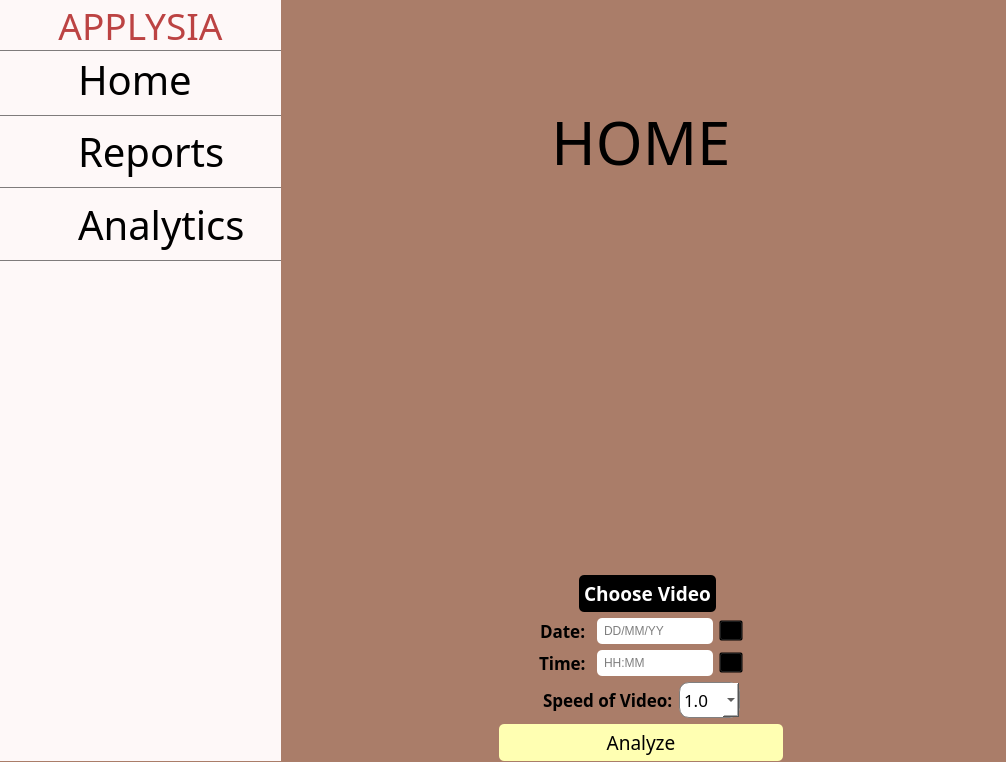
<?xml version="1.0" encoding="UTF-8"?>
<ui version="4.0">
 <class>MainWindow</class>
 <widget class="QMainWindow" name="MainWindow">
  <property name="geometry">
   <rect>
    <x>0</x>
    <y>0</y>
    <width>1006</width>
    <height>762</height>
   </rect>
  </property>
  <property name="sizePolicy">
   <sizepolicy hsizetype="Maximum" vsizetype="MinimumExpanding">
    <horstretch>0</horstretch>
    <verstretch>0</verstretch>
   </sizepolicy>
  </property>
  <property name="palette">
   <palette>
    <active>
     <colorrole role="WindowText">
      <brush brushstyle="SolidPattern">
       <color alpha="255">
        <red>0</red>
        <green>0</green>
        <blue>0</blue>
       </color>
      </brush>
     </colorrole>
     <colorrole role="Button">
      <brush brushstyle="SolidPattern">
       <color alpha="255">
        <red>170</red>
        <green>125</green>
        <blue>105</blue>
       </color>
      </brush>
     </colorrole>
     <colorrole role="Light">
      <brush brushstyle="SolidPattern">
       <color alpha="255">
        <red>255</red>
        <green>188</green>
        <blue>158</blue>
       </color>
      </brush>
     </colorrole>
     <colorrole role="Midlight">
      <brush brushstyle="SolidPattern">
       <color alpha="255">
        <red>212</red>
        <green>156</green>
        <blue>131</blue>
       </color>
      </brush>
     </colorrole>
     <colorrole role="Dark">
      <brush brushstyle="SolidPattern">
       <color alpha="255">
        <red>85</red>
        <green>62</green>
        <blue>52</blue>
       </color>
      </brush>
     </colorrole>
     <colorrole role="Mid">
      <brush brushstyle="SolidPattern">
       <color alpha="255">
        <red>113</red>
        <green>83</green>
        <blue>70</blue>
       </color>
      </brush>
     </colorrole>
     <colorrole role="Text">
      <brush brushstyle="SolidPattern">
       <color alpha="255">
        <red>0</red>
        <green>0</green>
        <blue>0</blue>
       </color>
      </brush>
     </colorrole>
     <colorrole role="BrightText">
      <brush brushstyle="SolidPattern">
       <color alpha="255">
        <red>255</red>
        <green>255</green>
        <blue>255</blue>
       </color>
      </brush>
     </colorrole>
     <colorrole role="ButtonText">
      <brush brushstyle="SolidPattern">
       <color alpha="255">
        <red>0</red>
        <green>0</green>
        <blue>0</blue>
       </color>
      </brush>
     </colorrole>
     <colorrole role="Base">
      <brush brushstyle="SolidPattern">
       <color alpha="255">
        <red>255</red>
        <green>255</green>
        <blue>255</blue>
       </color>
      </brush>
     </colorrole>
     <colorrole role="Window">
      <brush brushstyle="SolidPattern">
       <color alpha="255">
        <red>170</red>
        <green>125</green>
        <blue>105</blue>
       </color>
      </brush>
     </colorrole>
     <colorrole role="Shadow">
      <brush brushstyle="SolidPattern">
       <color alpha="255">
        <red>0</red>
        <green>0</green>
        <blue>0</blue>
       </color>
      </brush>
     </colorrole>
     <colorrole role="AlternateBase">
      <brush brushstyle="SolidPattern">
       <color alpha="255">
        <red>212</red>
        <green>190</green>
        <blue>180</blue>
       </color>
      </brush>
     </colorrole>
     <colorrole role="ToolTipBase">
      <brush brushstyle="SolidPattern">
       <color alpha="255">
        <red>255</red>
        <green>255</green>
        <blue>220</blue>
       </color>
      </brush>
     </colorrole>
     <colorrole role="ToolTipText">
      <brush brushstyle="SolidPattern">
       <color alpha="255">
        <red>0</red>
        <green>0</green>
        <blue>0</blue>
       </color>
      </brush>
     </colorrole>
     <colorrole role="PlaceholderText">
      <brush brushstyle="SolidPattern">
       <color alpha="128">
        <red>0</red>
        <green>0</green>
        <blue>0</blue>
       </color>
      </brush>
     </colorrole>
    </active>
    <inactive>
     <colorrole role="WindowText">
      <brush brushstyle="SolidPattern">
       <color alpha="255">
        <red>0</red>
        <green>0</green>
        <blue>0</blue>
       </color>
      </brush>
     </colorrole>
     <colorrole role="Button">
      <brush brushstyle="SolidPattern">
       <color alpha="255">
        <red>170</red>
        <green>125</green>
        <blue>105</blue>
       </color>
      </brush>
     </colorrole>
     <colorrole role="Light">
      <brush brushstyle="SolidPattern">
       <color alpha="255">
        <red>255</red>
        <green>188</green>
        <blue>158</blue>
       </color>
      </brush>
     </colorrole>
     <colorrole role="Midlight">
      <brush brushstyle="SolidPattern">
       <color alpha="255">
        <red>212</red>
        <green>156</green>
        <blue>131</blue>
       </color>
      </brush>
     </colorrole>
     <colorrole role="Dark">
      <brush brushstyle="SolidPattern">
       <color alpha="255">
        <red>85</red>
        <green>62</green>
        <blue>52</blue>
       </color>
      </brush>
     </colorrole>
     <colorrole role="Mid">
      <brush brushstyle="SolidPattern">
       <color alpha="255">
        <red>113</red>
        <green>83</green>
        <blue>70</blue>
       </color>
      </brush>
     </colorrole>
     <colorrole role="Text">
      <brush brushstyle="SolidPattern">
       <color alpha="255">
        <red>0</red>
        <green>0</green>
        <blue>0</blue>
       </color>
      </brush>
     </colorrole>
     <colorrole role="BrightText">
      <brush brushstyle="SolidPattern">
       <color alpha="255">
        <red>255</red>
        <green>255</green>
        <blue>255</blue>
       </color>
      </brush>
     </colorrole>
     <colorrole role="ButtonText">
      <brush brushstyle="SolidPattern">
       <color alpha="255">
        <red>0</red>
        <green>0</green>
        <blue>0</blue>
       </color>
      </brush>
     </colorrole>
     <colorrole role="Base">
      <brush brushstyle="SolidPattern">
       <color alpha="255">
        <red>255</red>
        <green>255</green>
        <blue>255</blue>
       </color>
      </brush>
     </colorrole>
     <colorrole role="Window">
      <brush brushstyle="SolidPattern">
       <color alpha="255">
        <red>170</red>
        <green>125</green>
        <blue>105</blue>
       </color>
      </brush>
     </colorrole>
     <colorrole role="Shadow">
      <brush brushstyle="SolidPattern">
       <color alpha="255">
        <red>0</red>
        <green>0</green>
        <blue>0</blue>
       </color>
      </brush>
     </colorrole>
     <colorrole role="AlternateBase">
      <brush brushstyle="SolidPattern">
       <color alpha="255">
        <red>212</red>
        <green>190</green>
        <blue>180</blue>
       </color>
      </brush>
     </colorrole>
     <colorrole role="ToolTipBase">
      <brush brushstyle="SolidPattern">
       <color alpha="255">
        <red>255</red>
        <green>255</green>
        <blue>220</blue>
       </color>
      </brush>
     </colorrole>
     <colorrole role="ToolTipText">
      <brush brushstyle="SolidPattern">
       <color alpha="255">
        <red>0</red>
        <green>0</green>
        <blue>0</blue>
       </color>
      </brush>
     </colorrole>
     <colorrole role="PlaceholderText">
      <brush brushstyle="SolidPattern">
       <color alpha="128">
        <red>0</red>
        <green>0</green>
        <blue>0</blue>
       </color>
      </brush>
     </colorrole>
    </inactive>
    <disabled>
     <colorrole role="WindowText">
      <brush brushstyle="SolidPattern">
       <color alpha="255">
        <red>85</red>
        <green>62</green>
        <blue>52</blue>
       </color>
      </brush>
     </colorrole>
     <colorrole role="Button">
      <brush brushstyle="SolidPattern">
       <color alpha="255">
        <red>170</red>
        <green>125</green>
        <blue>105</blue>
       </color>
      </brush>
     </colorrole>
     <colorrole role="Light">
      <brush brushstyle="SolidPattern">
       <color alpha="255">
        <red>255</red>
        <green>188</green>
        <blue>158</blue>
       </color>
      </brush>
     </colorrole>
     <colorrole role="Midlight">
      <brush brushstyle="SolidPattern">
       <color alpha="255">
        <red>212</red>
        <green>156</green>
        <blue>131</blue>
       </color>
      </brush>
     </colorrole>
     <colorrole role="Dark">
      <brush brushstyle="SolidPattern">
       <color alpha="255">
        <red>85</red>
        <green>62</green>
        <blue>52</blue>
       </color>
      </brush>
     </colorrole>
     <colorrole role="Mid">
      <brush brushstyle="SolidPattern">
       <color alpha="255">
        <red>113</red>
        <green>83</green>
        <blue>70</blue>
       </color>
      </brush>
     </colorrole>
     <colorrole role="Text">
      <brush brushstyle="SolidPattern">
       <color alpha="255">
        <red>85</red>
        <green>62</green>
        <blue>52</blue>
       </color>
      </brush>
     </colorrole>
     <colorrole role="BrightText">
      <brush brushstyle="SolidPattern">
       <color alpha="255">
        <red>255</red>
        <green>255</green>
        <blue>255</blue>
       </color>
      </brush>
     </colorrole>
     <colorrole role="ButtonText">
      <brush brushstyle="SolidPattern">
       <color alpha="255">
        <red>85</red>
        <green>62</green>
        <blue>52</blue>
       </color>
      </brush>
     </colorrole>
     <colorrole role="Base">
      <brush brushstyle="SolidPattern">
       <color alpha="255">
        <red>170</red>
        <green>125</green>
        <blue>105</blue>
       </color>
      </brush>
     </colorrole>
     <colorrole role="Window">
      <brush brushstyle="SolidPattern">
       <color alpha="255">
        <red>170</red>
        <green>125</green>
        <blue>105</blue>
       </color>
      </brush>
     </colorrole>
     <colorrole role="Shadow">
      <brush brushstyle="SolidPattern">
       <color alpha="255">
        <red>0</red>
        <green>0</green>
        <blue>0</blue>
       </color>
      </brush>
     </colorrole>
     <colorrole role="AlternateBase">
      <brush brushstyle="SolidPattern">
       <color alpha="255">
        <red>170</red>
        <green>125</green>
        <blue>105</blue>
       </color>
      </brush>
     </colorrole>
     <colorrole role="ToolTipBase">
      <brush brushstyle="SolidPattern">
       <color alpha="255">
        <red>255</red>
        <green>255</green>
        <blue>220</blue>
       </color>
      </brush>
     </colorrole>
     <colorrole role="ToolTipText">
      <brush brushstyle="SolidPattern">
       <color alpha="255">
        <red>0</red>
        <green>0</green>
        <blue>0</blue>
       </color>
      </brush>
     </colorrole>
     <colorrole role="PlaceholderText">
      <brush brushstyle="SolidPattern">
       <color alpha="128">
        <red>0</red>
        <green>0</green>
        <blue>0</blue>
       </color>
      </brush>
     </colorrole>
    </disabled>
   </palette>
  </property>
  <property name="font">
   <font>
    <kerning>true</kerning>
   </font>
  </property>
  <property name="contextMenuPolicy">
   <enum>Qt::DefaultContextMenu</enum>
  </property>
  <property name="acceptDrops">
   <bool>false</bool>
  </property>
  <property name="windowTitle">
   <string>APPLYSIA</string>
  </property>
  <property name="documentMode">
   <bool>false</bool>
  </property>
  <property name="tabShape">
   <enum>QTabWidget::Rounded</enum>
  </property>
  <property name="dockNestingEnabled">
   <bool>false</bool>
  </property>
  <property name="unifiedTitleAndToolBarOnMac">
   <bool>false</bool>
  </property>
  <widget class="QWidget" name="centralwidget">
   <widget class="QWidget" name="Menu" native="true">
    <property name="geometry">
     <rect>
      <x>0</x>
      <y>0</y>
      <width>281</width>
      <height>761</height>
     </rect>
    </property>
    <property name="styleSheet">
     <string notr="true">background-color: #FEF8F8;</string>
    </property>
    <layout class="QVBoxLayout" name="verticalLayout">
     <property name="spacing">
      <number>0</number>
     </property>
     <property name="leftMargin">
      <number>0</number>
     </property>
     <property name="rightMargin">
      <number>0</number>
     </property>
     <item>
      <widget class="QLabel" name="APPLYSIA_LABEL">
       <property name="sizePolicy">
        <sizepolicy hsizetype="Minimum" vsizetype="Fixed">
         <horstretch>0</horstretch>
         <verstretch>0</verstretch>
        </sizepolicy>
       </property>
       <property name="palette">
        <palette>
         <active>
          <colorrole role="WindowText">
           <brush brushstyle="SolidPattern">
            <color alpha="255">
             <red>188</red>
             <green>67</green>
             <blue>67</blue>
            </color>
           </brush>
          </colorrole>
          <colorrole role="Button">
           <brush brushstyle="SolidPattern">
            <color alpha="255">
             <red>254</red>
             <green>248</green>
             <blue>248</blue>
            </color>
           </brush>
          </colorrole>
          <colorrole role="Text">
           <brush brushstyle="SolidPattern">
            <color alpha="255">
             <red>188</red>
             <green>67</green>
             <blue>67</blue>
            </color>
           </brush>
          </colorrole>
          <colorrole role="Base">
           <brush brushstyle="SolidPattern">
            <color alpha="255">
             <red>254</red>
             <green>248</green>
             <blue>248</blue>
            </color>
           </brush>
          </colorrole>
          <colorrole role="Window">
           <brush brushstyle="SolidPattern">
            <color alpha="255">
             <red>254</red>
             <green>248</green>
             <blue>248</blue>
            </color>
           </brush>
          </colorrole>
          <colorrole role="PlaceholderText">
           <brush brushstyle="NoBrush">
            <color alpha="128">
             <red>188</red>
             <green>67</green>
             <blue>67</blue>
            </color>
           </brush>
          </colorrole>
         </active>
         <inactive>
          <colorrole role="WindowText">
           <brush brushstyle="SolidPattern">
            <color alpha="255">
             <red>188</red>
             <green>67</green>
             <blue>67</blue>
            </color>
           </brush>
          </colorrole>
          <colorrole role="Button">
           <brush brushstyle="SolidPattern">
            <color alpha="255">
             <red>254</red>
             <green>248</green>
             <blue>248</blue>
            </color>
           </brush>
          </colorrole>
          <colorrole role="Text">
           <brush brushstyle="SolidPattern">
            <color alpha="255">
             <red>188</red>
             <green>67</green>
             <blue>67</blue>
            </color>
           </brush>
          </colorrole>
          <colorrole role="Base">
           <brush brushstyle="SolidPattern">
            <color alpha="255">
             <red>254</red>
             <green>248</green>
             <blue>248</blue>
            </color>
           </brush>
          </colorrole>
          <colorrole role="Window">
           <brush brushstyle="SolidPattern">
            <color alpha="255">
             <red>254</red>
             <green>248</green>
             <blue>248</blue>
            </color>
           </brush>
          </colorrole>
          <colorrole role="PlaceholderText">
           <brush brushstyle="NoBrush">
            <color alpha="128">
             <red>188</red>
             <green>67</green>
             <blue>67</blue>
            </color>
           </brush>
          </colorrole>
         </inactive>
         <disabled>
          <colorrole role="WindowText">
           <brush brushstyle="SolidPattern">
            <color alpha="255">
             <red>85</red>
             <green>62</green>
             <blue>52</blue>
            </color>
           </brush>
          </colorrole>
          <colorrole role="Button">
           <brush brushstyle="SolidPattern">
            <color alpha="255">
             <red>254</red>
             <green>248</green>
             <blue>248</blue>
            </color>
           </brush>
          </colorrole>
          <colorrole role="Text">
           <brush brushstyle="SolidPattern">
            <color alpha="255">
             <red>85</red>
             <green>62</green>
             <blue>52</blue>
            </color>
           </brush>
          </colorrole>
          <colorrole role="Base">
           <brush brushstyle="SolidPattern">
            <color alpha="255">
             <red>254</red>
             <green>248</green>
             <blue>248</blue>
            </color>
           </brush>
          </colorrole>
          <colorrole role="Window">
           <brush brushstyle="SolidPattern">
            <color alpha="255">
             <red>254</red>
             <green>248</green>
             <blue>248</blue>
            </color>
           </brush>
          </colorrole>
          <colorrole role="PlaceholderText">
           <brush brushstyle="NoBrush">
            <color alpha="128">
             <red>188</red>
             <green>67</green>
             <blue>67</blue>
            </color>
           </brush>
          </colorrole>
         </disabled>
        </palette>
       </property>
       <property name="font">
        <font>
         <family>Impact</family>
         <pointsize>28</pointsize>
         <weight>50</weight>
         <italic>false</italic>
         <bold>false</bold>
         <underline>false</underline>
         <strikeout>false</strikeout>
         <kerning>true</kerning>
        </font>
       </property>
       <property name="styleSheet">
        <string notr="true">border-bottom: 1px solid rgba(0, 0, 0, 50%);</string>
       </property>
       <property name="frameShadow">
        <enum>QFrame::Plain</enum>
       </property>
       <property name="text">
        <string>APPLYSIA</string>
       </property>
       <property name="textFormat">
        <enum>Qt::AutoText</enum>
       </property>
       <property name="alignment">
        <set>Qt::AlignHCenter|Qt::AlignTop</set>
       </property>
       <property name="margin">
        <number>5</number>
       </property>
      </widget>
     </item>
     <item>
      <widget class="QFrame" name="HomeSlot">
       <property name="styleSheet">
        <string notr="true">QFrame{border-bottom: 1px solid rgba(0, 0, 0, 50%);}
QFrame:hover{background-color : rgb(156, 156, 156)}
QLabel{background-color: transparent;}</string>
       </property>
       <layout class="QHBoxLayout" name="horizontalLayout">
        <property name="spacing">
         <number>20</number>
        </property>
        <property name="sizeConstraint">
         <enum>QLayout::SetDefaultConstraint</enum>
        </property>
        <property name="leftMargin">
         <number>8</number>
        </property>
        <property name="topMargin">
         <number>1</number>
        </property>
        <item>
         <widget class="QLabel" name="HomeIcon">
          <property name="maximumSize">
           <size>
            <width>50</width>
            <height>50</height>
           </size>
          </property>
          <property name="styleSheet">
           <string notr="true">border-bottom: 0px;</string>
          </property>
          <property name="text">
           <string/>
          </property>
          <property name="pixmap">
           <pixmap>Applysia/icons/home_icon.png</pixmap>
          </property>
          <property name="scaledContents">
           <bool>true</bool>
          </property>
          <property name="margin">
           <number>0</number>
          </property>
          <property name="indent">
           <number>0</number>
          </property>
         </widget>
        </item>
        <item>
         <widget class="QLabel" name="HomeLabel">
          <property name="font">
           <font>
            <family>Impact</family>
            <pointsize>30</pointsize>
            <weight>50</weight>
            <bold>false</bold>
           </font>
          </property>
          <property name="styleSheet">
           <string notr="true">border-bottom: 0px;</string>
          </property>
          <property name="text">
           <string>Home</string>
          </property>
          <property name="margin">
           <number>0</number>
          </property>
         </widget>
        </item>
       </layout>
      </widget>
     </item>
     <item>
      <widget class="QFrame" name="ReportsSlot">
       <property name="styleSheet">
        <string notr="true">QFrame{border-bottom: 1px solid rgba(0, 0, 0, 50%);}
QFrame:hover{background-color : rgb(156, 156, 156)}
QLabel{background-color: transparent;}</string>
       </property>
       <layout class="QHBoxLayout" name="horizontalLayout_2">
        <property name="spacing">
         <number>20</number>
        </property>
        <property name="sizeConstraint">
         <enum>QLayout::SetDefaultConstraint</enum>
        </property>
        <property name="leftMargin">
         <number>8</number>
        </property>
        <property name="topMargin">
         <number>8</number>
        </property>
        <item>
         <widget class="QLabel" name="ReportIcon">
          <property name="maximumSize">
           <size>
            <width>50</width>
            <height>50</height>
           </size>
          </property>
          <property name="font">
           <font>
            <pointsize>16</pointsize>
           </font>
          </property>
          <property name="styleSheet">
           <string notr="true">border-bottom: 0px;</string>
          </property>
          <property name="text">
           <string/>
          </property>
          <property name="pixmap">
           <pixmap>Applysia/icons/report_icon.png</pixmap>
          </property>
          <property name="scaledContents">
           <bool>true</bool>
          </property>
          <property name="margin">
           <number>0</number>
          </property>
          <property name="indent">
           <number>0</number>
          </property>
         </widget>
        </item>
        <item>
         <widget class="QLabel" name="ReportLabel">
          <property name="font">
           <font>
            <family>Impact</family>
            <pointsize>30</pointsize>
            <weight>50</weight>
            <bold>false</bold>
           </font>
          </property>
          <property name="styleSheet">
           <string notr="true">border-bottom: 0px;</string>
          </property>
          <property name="text">
           <string>Reports</string>
          </property>
          <property name="margin">
           <number>0</number>
          </property>
         </widget>
        </item>
       </layout>
      </widget>
     </item>
     <item>
      <widget class="QFrame" name="AnalyticsSlot">
       <property name="styleSheet">
        <string notr="true">QFrame{border-bottom: 1px solid rgba(0, 0, 0, 50%);}
QFrame:hover{background-color : rgb(156, 156, 156)}
QLabel{background-color: transparent;}</string>
       </property>
       <layout class="QHBoxLayout" name="horizontalLayout_3">
        <property name="spacing">
         <number>20</number>
        </property>
        <property name="sizeConstraint">
         <enum>QLayout::SetDefaultConstraint</enum>
        </property>
        <property name="leftMargin">
         <number>8</number>
        </property>
        <item>
         <widget class="QLabel" name="AnalyticsIcon">
          <property name="maximumSize">
           <size>
            <width>50</width>
            <height>50</height>
           </size>
          </property>
          <property name="styleSheet">
           <string notr="true">border-bottom: 0px;</string>
          </property>
          <property name="text">
           <string/>
          </property>
          <property name="pixmap">
           <pixmap>Applysia/icons/analytics_icon.png</pixmap>
          </property>
          <property name="scaledContents">
           <bool>true</bool>
          </property>
          <property name="margin">
           <number>0</number>
          </property>
          <property name="indent">
           <number>0</number>
          </property>
         </widget>
        </item>
        <item>
         <widget class="QLabel" name="AnalyticsLabel">
          <property name="font">
           <font>
            <family>Impact</family>
            <pointsize>30</pointsize>
            <weight>50</weight>
            <bold>false</bold>
           </font>
          </property>
          <property name="styleSheet">
           <string notr="true">border-bottom: 0px;</string>
          </property>
          <property name="text">
           <string>Analytics</string>
          </property>
          <property name="margin">
           <number>0</number>
          </property>
         </widget>
        </item>
       </layout>
      </widget>
     </item>
     <item>
      <spacer name="MenuVerticalSpacer">
       <property name="orientation">
        <enum>Qt::Vertical</enum>
       </property>
       <property name="sizeHint" stdset="0">
        <size>
         <width>20</width>
         <height>40</height>
        </size>
       </property>
      </spacer>
     </item>
    </layout>
   </widget>
   <widget class="QWidget" name="horizontalLayoutWidget">
    <property name="geometry">
     <rect>
      <x>280</x>
      <y>0</y>
      <width>721</width>
      <height>761</height>
     </rect>
    </property>
    <layout class="QHBoxLayout" name="horizontalLayout_4">
     <item>
      <spacer name="horizontalSpacer_2">
       <property name="orientation">
        <enum>Qt::Horizontal</enum>
       </property>
       <property name="sizeHint" stdset="0">
        <size>
         <width>40</width>
         <height>20</height>
        </size>
       </property>
      </spacer>
     </item>
     <item>
      <layout class="QVBoxLayout" name="verticalLayout_2">
       <property name="leftMargin">
        <number>30</number>
       </property>
       <property name="rightMargin">
        <number>30</number>
       </property>
       <item>
        <widget class="QLabel" name="homeHeadline">
         <property name="font">
          <font>
           <family>Impact</family>
           <pointsize>45</pointsize>
           <kerning>true</kerning>
          </font>
         </property>
         <property name="text">
          <string>HOME</string>
         </property>
         <property name="alignment">
          <set>Qt::AlignCenter</set>
         </property>
        </widget>
       </item>
       <item>
        <widget class="QLabel" name="aplysiaCartoon">
         <property name="maximumSize">
          <size>
           <width>488</width>
           <height>302</height>
          </size>
         </property>
         <property name="styleSheet">
          <string notr="true"/>
         </property>
         <property name="text">
          <string/>
         </property>
         <property name="pixmap">
          <pixmap>aplysia.png</pixmap>
         </property>
         <property name="scaledContents">
          <bool>true</bool>
         </property>
         <property name="alignment">
          <set>Qt::AlignCenter</set>
         </property>
         <property name="wordWrap">
          <bool>false</bool>
         </property>
        </widget>
       </item>
       <item>
        <layout class="QHBoxLayout" name="horizontalLayout_5">
         <property name="spacing">
          <number>6</number>
         </property>
         <item>
          <spacer name="horizontalSpacer_9">
           <property name="orientation">
            <enum>Qt::Horizontal</enum>
           </property>
           <property name="sizeHint" stdset="0">
            <size>
             <width>40</width>
             <height>20</height>
            </size>
           </property>
          </spacer>
         </item>
         <item>
          <widget class="QLabel" name="videoIcon">
           <property name="maximumSize">
            <size>
             <width>50</width>
             <height>50</height>
            </size>
           </property>
           <property name="text">
            <string/>
           </property>
           <property name="pixmap">
            <pixmap>video_icon.png</pixmap>
           </property>
           <property name="scaledContents">
            <bool>true</bool>
           </property>
          </widget>
         </item>
         <item>
          <widget class="QPushButton" name="chooseVideoBtn">
           <property name="enabled">
            <bool>true</bool>
           </property>
           <property name="baseSize">
            <size>
             <width>100</width>
             <height>0</height>
            </size>
           </property>
           <property name="font">
            <font>
             <family>Ebrima</family>
             <pointsize>14</pointsize>
             <weight>75</weight>
             <italic>false</italic>
             <bold>true</bold>
             <kerning>true</kerning>
            </font>
           </property>
           <property name="styleSheet">
            <string notr="true">background-color: black;
color: white;
border-radius: 5px;
padding: 5px;</string>
           </property>
           <property name="text">
            <string>Choose Video</string>
           </property>
          </widget>
         </item>
         <item>
          <spacer name="horizontalSpacer_10">
           <property name="orientation">
            <enum>Qt::Horizontal</enum>
           </property>
           <property name="sizeHint" stdset="0">
            <size>
             <width>40</width>
             <height>20</height>
            </size>
           </property>
          </spacer>
         </item>
        </layout>
       </item>
       <item>
        <layout class="QHBoxLayout" name="horizontalLayout_6">
         <item>
          <spacer name="horizontalSpacer_7">
           <property name="orientation">
            <enum>Qt::Horizontal</enum>
           </property>
           <property name="sizeHint" stdset="0">
            <size>
             <width>40</width>
             <height>20</height>
            </size>
           </property>
          </spacer>
         </item>
         <item>
          <widget class="QLabel" name="dateLabel">
           <property name="font">
            <font>
             <family>Arial Black</family>
             <pointsize>13</pointsize>
             <weight>75</weight>
             <bold>true</bold>
             <kerning>true</kerning>
            </font>
           </property>
           <property name="text">
            <string>Date:</string>
           </property>
          </widget>
         </item>
         <item>
          <widget class="QLineEdit" name="DateTextEdit">
           <property name="styleSheet">
            <string notr="true">padding: 5px;
border-radius: 5px;
margin-left: 5px;</string>
           </property>
           <property name="text">
            <string/>
           </property>
           <property name="placeholderText">
            <string>DD/MM/YY</string>
           </property>
          </widget>
         </item>
         <item>
          <widget class="QToolButton" name="dateToolBtn">
           <property name="styleSheet">
            <string notr="true">background-color: transparent;</string>
           </property>
           <property name="text">
            <string>...</string>
           </property>
           <property name="icon">
            <iconset>
             <normaloff>date_icon.png</normaloff>date_icon.png</iconset>
           </property>
           <property name="iconSize">
            <size>
             <width>50</width>
             <height>50</height>
            </size>
           </property>
          </widget>
         </item>
         <item>
          <spacer name="horizontalSpacer_8">
           <property name="orientation">
            <enum>Qt::Horizontal</enum>
           </property>
           <property name="sizeHint" stdset="0">
            <size>
             <width>40</width>
             <height>20</height>
            </size>
           </property>
          </spacer>
         </item>
        </layout>
       </item>
       <item>
        <layout class="QHBoxLayout" name="horizontalLayout_7">
         <item>
          <spacer name="horizontalSpacer_5">
           <property name="orientation">
            <enum>Qt::Horizontal</enum>
           </property>
           <property name="sizeHint" stdset="0">
            <size>
             <width>40</width>
             <height>20</height>
            </size>
           </property>
          </spacer>
         </item>
         <item>
          <widget class="QLabel" name="timeLabel">
           <property name="font">
            <font>
             <family>Arial Black</family>
             <pointsize>13</pointsize>
             <weight>75</weight>
             <bold>true</bold>
             <kerning>true</kerning>
            </font>
           </property>
           <property name="text">
            <string>Time:</string>
           </property>
          </widget>
         </item>
         <item>
          <widget class="QLineEdit" name="lineEdit_2">
           <property name="styleSheet">
            <string notr="true">padding: 5px;
border-radius: 5px;
margin-left: 5px;</string>
           </property>
           <property name="text">
            <string/>
           </property>
           <property name="placeholderText">
            <string>HH:MM</string>
           </property>
          </widget>
         </item>
         <item>
          <widget class="QToolButton" name="toolButton_2">
           <property name="styleSheet">
            <string notr="true">background-color: transparent;</string>
           </property>
           <property name="text">
            <string>...</string>
           </property>
           <property name="icon">
            <iconset>
             <normaloff>time_icon.png</normaloff>time_icon.png</iconset>
           </property>
           <property name="iconSize">
            <size>
             <width>50</width>
             <height>50</height>
            </size>
           </property>
          </widget>
         </item>
         <item>
          <spacer name="horizontalSpacer_6">
           <property name="orientation">
            <enum>Qt::Horizontal</enum>
           </property>
           <property name="sizeHint" stdset="0">
            <size>
             <width>40</width>
             <height>20</height>
            </size>
           </property>
          </spacer>
         </item>
        </layout>
       </item>
       <item>
        <layout class="QHBoxLayout" name="horizontalLayout_9">
         <item>
          <spacer name="horizontalSpacer_3">
           <property name="orientation">
            <enum>Qt::Horizontal</enum>
           </property>
           <property name="sizeHint" stdset="0">
            <size>
             <width>40</width>
             <height>20</height>
            </size>
           </property>
          </spacer>
         </item>
         <item>
          <widget class="QLabel" name="videoSpeedLabel">
           <property name="font">
            <font>
             <family>Arial Black</family>
             <pointsize>13</pointsize>
             <weight>75</weight>
             <bold>true</bold>
             <kerning>true</kerning>
            </font>
           </property>
           <property name="text">
            <string>Speed of Video:</string>
           </property>
          </widget>
         </item>
         <item>
          <widget class="QComboBox" name="videoSpeedComboBox">
           <property name="font">
            <font>
             <family>Tw Cen MT Condensed Extra Bold</family>
             <pointsize>13</pointsize>
             <kerning>true</kerning>
            </font>
           </property>
           <property name="styleSheet">
            <string notr="true">border-radius: 10px;
background: white;
border: 1px solid gray;
box-shadow: transparent;
padding: 4px 4px 4px 4px;</string>
           </property>
           <property name="currentText">
            <string>1.0</string>
           </property>
           <item>
            <property name="text">
             <string>1.0</string>
            </property>
           </item>
           <item>
            <property name="text">
             <string>1.25</string>
            </property>
           </item>
           <item>
            <property name="text">
             <string>1.5</string>
            </property>
           </item>
           <item>
            <property name="text">
             <string>1.75</string>
            </property>
           </item>
           <item>
            <property name="text">
             <string>2.0</string>
            </property>
           </item>
          </widget>
         </item>
         <item>
          <spacer name="horizontalSpacer_4">
           <property name="orientation">
            <enum>Qt::Horizontal</enum>
           </property>
           <property name="sizeHint" stdset="0">
            <size>
             <width>40</width>
             <height>20</height>
            </size>
           </property>
          </spacer>
         </item>
        </layout>
       </item>
       <item>
        <widget class="QPushButton" name="analyzeBtn">
         <property name="font">
          <font>
           <family>Impact</family>
           <pointsize>14</pointsize>
           <weight>50</weight>
           <bold>false</bold>
          </font>
         </property>
         <property name="styleSheet">
          <string notr="true">background-color: rgb(255, 255, 178);
color: black;
border-radius: 5px;
padding: 5px;</string>
         </property>
         <property name="text">
          <string>Analyze</string>
         </property>
        </widget>
       </item>
      </layout>
     </item>
     <item>
      <spacer name="horizontalSpacer">
       <property name="orientation">
        <enum>Qt::Horizontal</enum>
       </property>
       <property name="sizeHint" stdset="0">
        <size>
         <width>40</width>
         <height>20</height>
        </size>
       </property>
      </spacer>
     </item>
    </layout>
   </widget>
  </widget>
 </widget>
 <resources/>
 <connections/>
</ui>
